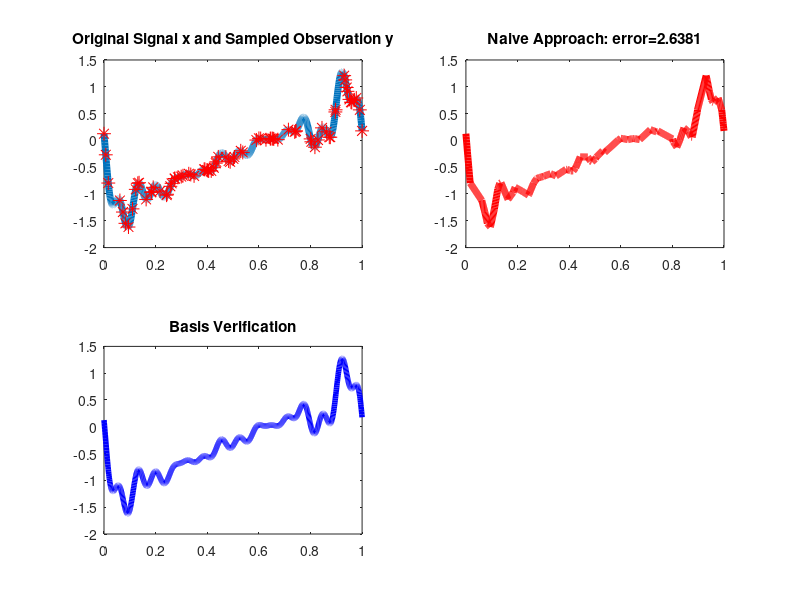

The MATLAB script that drew this image: (Note: this script raises an error after producing the figure.)
% See problem 4 in the following link for more information regarding
% triangular functions as basis for piece-wise linear functions.
% 
% http://www.math.ubc.ca/~malabika/teaching/ubc/spring08/math421-510/hw4.pdf
%
% Let N = 2^m
% We would like to do compressive sensing on x = R * F_inv * z, where 
%   R is the sampling matrix,
%   F_inv is the (inverse) discrete fourier transform matrix, 
%   z is the sparse representation, 
%   x is our piece-wise linear function with only a few critical points.

clear;
clc;
close all;

addpath('../l1magic/Optimization')
addpath('../../../spgl1-1.9')

m = 10;
N = 2^m;
K = 80 % round(N / 4); % number of measurements
C = 5;  % number of critical points in the piecewise linear function


%% Create piecewise linear function x
maxValue = 5;
% x = [0, maxValue * [N-2 : -1 : 0] / (N-1)]';

% define a few quiry points (critical points)
xq = [0, randperm(N-1, C)/N, 1];
yq = (rand(1, C+2) - 0.5) * maxValue;

% generate linear interpolation
u = linspace(0,1,N);
x = interp1(xq,yq,u,'linear')';

% smooth out the function (take only the 20 largest frequency components)
fft_x = fft(x);
sorted = sort(abs(fft_x), 'descend');
fft_x = (abs(fft_x) > sorted(20)) .* fft_x;
x = ifft(fft_x);

figure(1); subplot(221); plot(linspace(0,1,N), x, 'LineWidth', 5); hold on; 

%% Take random samples
% R is the sampling matrix that takes K elements randomly 
R = eye(N);
samples = [1 randperm(N, K) N];
R = R(samples, :);

% observations
y = R * x;
subplot(221); plot( (samples-1)/(N-1), y, '*r', 'MarkerSize', 10);
title('Original Signal x and Sampled Observation y');

%% Naive Approach: connect the dots
x_connect = interp1((samples-1)/(N-1), y, u,'linear')';
subplot(222); plot(linspace(0,1,N), x_connect, 'r', 'LineWidth', 5); 
title(['Naive Approach: error=', num2str(norm(x_connect - x,2))])

%% Create Fourier basis
F = dftmtx(N);
F_inv = conj(dftmtx(N))/N;

%% Direct reconstruction 
z = fft(x); % z = F * x;
maxComponent = max(z(:))
norm0 = sum(abs(z)>0.01*max(abs(z)))
subplot(223); plot(0:1/(N-1):1, F_inv * z, 'b', 'LineWidth', 4); 
title('Basis Verification')

%% Compressive sensing (recovery of z with l-1 optimization)
%% l1-minimization
A = R * F_inv;
epsilon = 1e-5;

%% Using SPGL
opts = spgSetParms('verbosity',1);
% z_vec = spg_bp(A, y, opts);
z_vec = spg_bpdn(A, y, epsilon);
% z_vec = spg_lasso(A, y, norm0);


%%  Using l1-magic
% x0 = A'*y;
% z_vec = l1eq_pd(x0, A, [], y, epsilon);

%% Using cvx
% cvx_begin
% variable z_vec(N,1) complex;
% minimize( norm(z_vec,1) )
% subject to
%     %norm(y - A * z_vec, 2) <= epsilon;
%     y == A * z_vec
% cvx_end

% reconstruction
reconstruction = F_inv * z_vec;
subplot(224); plot(linspace(0,1,N), reconstruction, 'green', 'LineWidth', 4); 
title(['l1 Reconstruction (Measurements ', num2str(K), '/', num2str(N), '), error=', num2str(norm(reconstruction-x,2))])
% legend('Piecewise linear function x', 'Sampled observations', 'Reconstructed signal')


%% Visualize sparsity level
norm0
N
% figure(2); hist(abs(z), 20); title('Histogram of Component Values')
figure(2);
subplot(211);plot(abs(fft(x)));title('FFT of the input signal')
subplot(212);plot(abs(z_vec));title('FFT of the recovered signal')